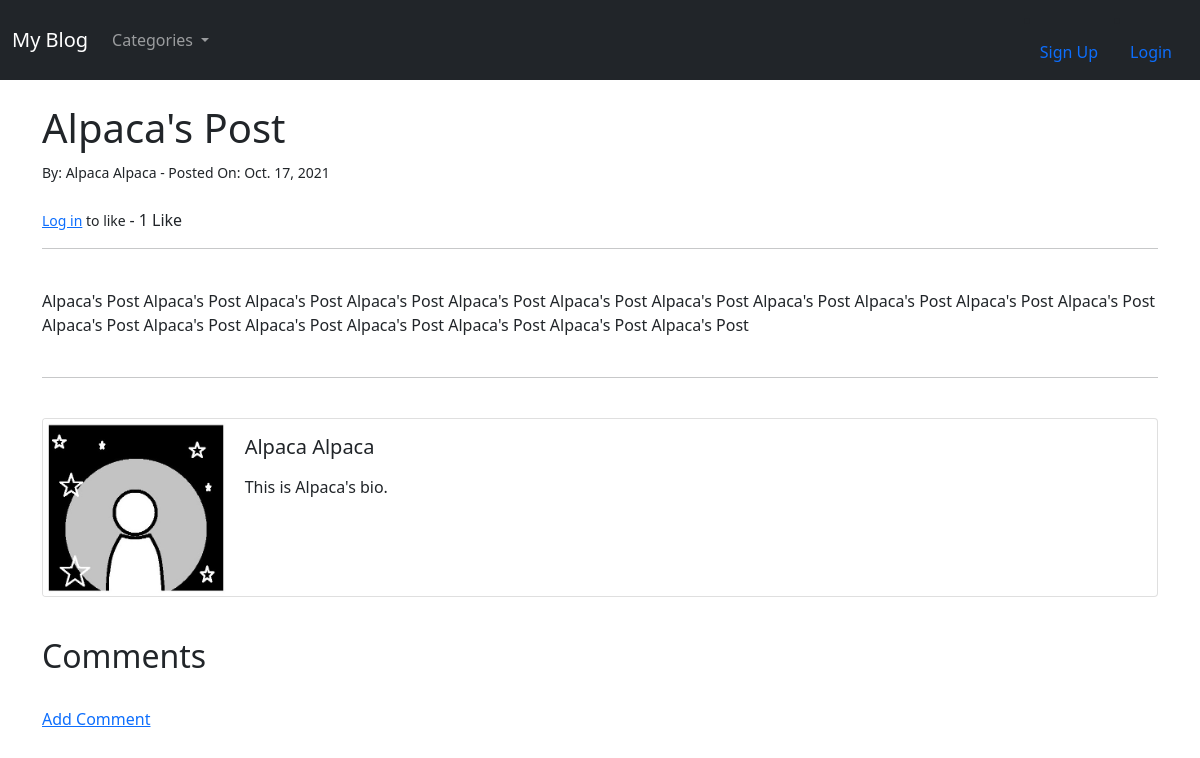
Page /article/9 on the earlier database version.
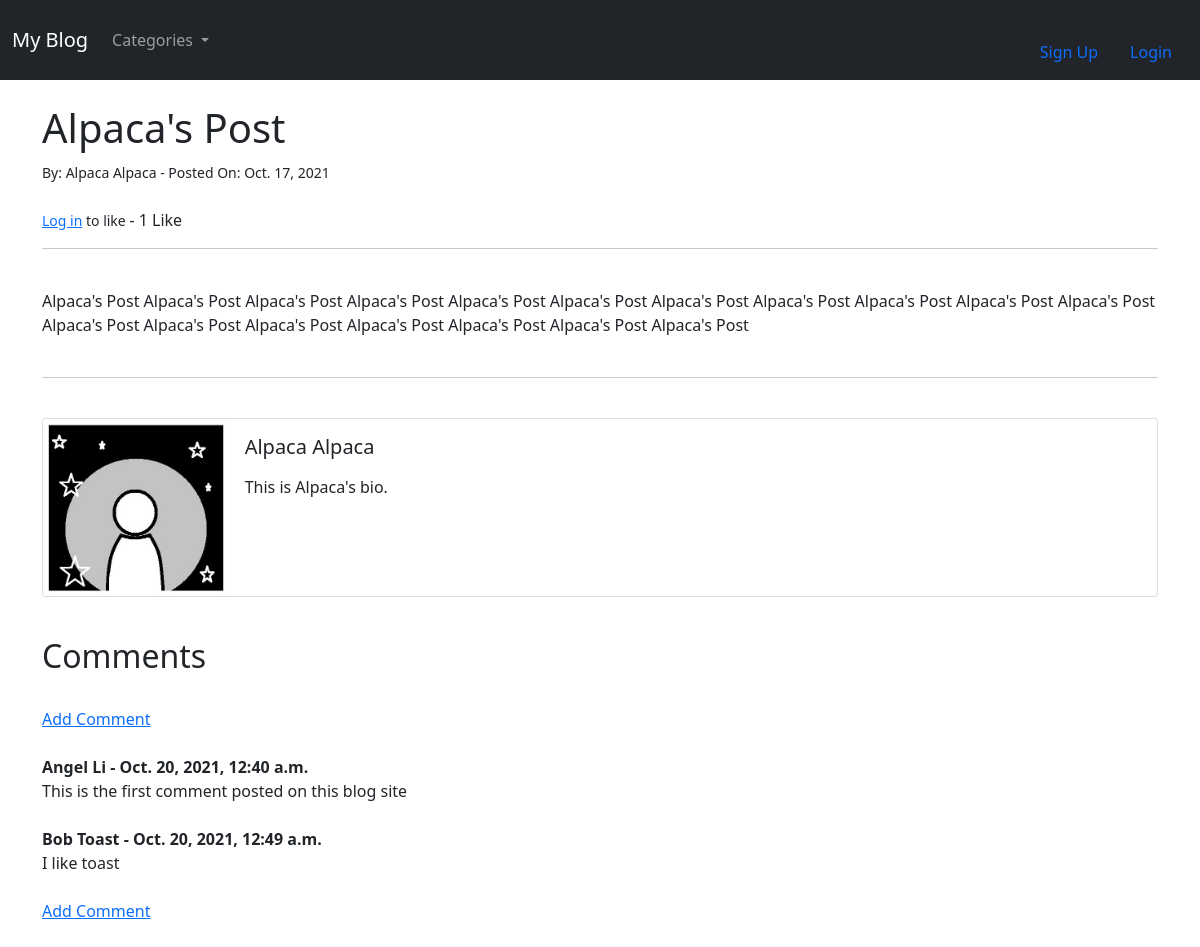
Same page on the later database version.
### myblog/models.py (models this page shows, shortened)
class Post(models.Model):
    title = models.CharField(max_length=255)
    header_image = models.ImageField(null=True, blank=True, upload_to="images/")
    title_tag = models.CharField(max_length=255)
    author = models.ForeignKey(User, on_delete=models.CASCADE)
    body = RichTextField(blank=True, null=True)
    post_date = models.DateField(auto_now_add=True)
    category = models.CharField(max_length=255, default='coding')
    snippet = models.CharField(max_length=255)
    likes = models.ManyToManyField(User, related_name='blog_posts')
    def total_likes(self):
        return self.likes.count()

class Profile(models.Model):
    user = models.OneToOneField(User, null=True, on_delete=models.CASCADE)
    bio = models.TextField()
    profile_pic = models.ImageField(null=True, blank=True,
                                    upload_to="images/profile")
    website_url = models.CharField(max_length=255, null=True, blank=True)
    facebook_url = models.CharField(max_length=255, null=True, blank=True)
    twitter_url = models.CharField(max_length=255, null=True, blank=True)
    instagram_url = models.CharField(max_length=255, null=True, blank=True)
    youtube_url = models.CharField(max_length=255, null=True, blank=True)

class Comment(models.Model):
    post = models.ForeignKey(Post, related_name="comments", on_delete=models.CASCADE)
    name = models.CharField(max_length=255)
    body = models.TextField()
    date_added = models.DateTimeField(auto_now_add=True)

### myblog/views.py (the view)
# urls.py: path('article/<int:pk>', ArticleDetailView.as_view(), name="article-detail"),
class ArticleDetailView(DetailView):
    model = Post
    template_name = 'article_details.html'
    def get_context_data(self, *args, **kwargs):
        cat_menu = Category.objects.all()
        context = super(ArticleDetailView, self).get_context_data(*args, **kwargs)
        context["cat_menu"] = cat_menu
        stuff = get_object_or_404(Post, id=self.kwargs['pk'])
        total_likes = stuff.total_likes()
        context["total_likes"] = total_likes
        liked = False
        if stuff.likes.filter(id=self.request.user.id).exists():
            liked = True
        context["liked"] = liked
        return context

### myblog/models.py (called while the page is built)
    def __str__(self):
        return self.name

### myblog/templates/article_details.html (shortened to what this page needs)
{% extends 'base.html' %}
{% load static %}
{% block content %}
<h1>{{ post.title }}</h1>
<small>
  By: {{ post.author.first_name }} {{ post.author.last_name }} -
  Posted On: {{ post.post_date }}
</small>
<br/><br/>
<form action="{% url 'like_post' post.pk %}" method="POST">
  {% if user.is_authenticated %}
    {% if liked %}
      <button type="submit", name="post_id", value="{{ post.id }}", class="btn btn-secondary btn-sm">
        Unlike
      </button>
    {% else %}
      <button type="submit", name="post_id", value="{{ post.id }}", class="btn btn-primary btn-sm">
        Like
      </button>
    {% endif %}
  {% else %}
    <small>
        <a href="{% url 'login' %}">Log in</a> to like
    </small>
  {% endif %}
    {% if total_likes == 1 %}
       - {{ total_likes }} Like
    {% else %}
    - {{ total_likes }} Likes
    {% endif %}
</form>
<hr><br/>
{{ post.body|safe }}
<br/><br/>
<hr><br/>
<div class="card mb-3">
  <div class="row g-0">
    <div class="col-md-2">
      {% if post.author.profile.profile_pic %}
        <img src="{{ post.author.profile.profile_pic.url }}" class="card-img">
      {% else %}
        <img src="{% static 'myblog/images/default_profile_pic2.jpg' %}" class="card-img" title="Default Profile Picture">
      {% endif %}
    </div>
    <div class="col-md-10">
      <div class="card-body">
        <h5 class="card-title">
          {{ post.author.first_name }}
          {{ post.author.last_name }}
        </h5>
        <p class="card-text">
          {{ post.author.profile.bio }}
        </p>
      </div>
    </div>
  </div>
</div>
<br/>
<h2>
  Comments
</h2>
<br/>
{% if not post.comments.all %}
  <a href="{% url 'add_comment' post.pk %}">
    Add Comment
  </a>
{% else %}
  <a href="{% url 'add_comment' post.pk %}">
    Add Comment
  </a>
  <br/><br/>
  {% for comment in post.comments.all %}
    <strong>
      {{ comment.name }} - {{ comment.date_added }}
    </strong>
    <br/>
    {{ comment.body }}
    <br/><br/>
  {% endfor%}
  <a href="{% url 'add_comment' post.pk %}">
    Add Comment
  </a>
{% endif %}
<br/><br/>
{% endblock %}

### myblog/templates/base.html (shortened to what this page needs)
<!doctype html>
<html lang="en">
<head>
  <link href="https://cdn.jsdelivr.net/npm/bootstrap@5.1.3/dist/css/bootstrap.min.css" rel="stylesheet"
>
</head>
<body>
  <nav class="navbar navbar-expand-lg navbar-dark bg-dark">
    <div class="container-fluid">
      <a class="navbar-brand" href="{% url 'home' %}">
        My Blog
      </a>
      <div class="collapse navbar-collapse" id="navbarSupportedContent">
        <ul class="navbar-nav me-auto mb-2 mb-lg-0">
          {% if cat_menu %}
          <li class="nav-item dropdown">
            <a class="nav-link dropdown-toggle" href="#" id="navbarDropdown" role="button" data-bs-toggle="dropdown" aria-expanded="false">
              Categories
            </a>
          </li>
          {% else %}
          <li class="nav-item">
            <a class="nav-link" href="{% url 'category-list' %}">Categories</a>
          </li>
          {% endif %}
        </ul>
        {% if user.is_authenticated %}
          <ul class="navbar-nav ml-auto">
            <li class="nav-item dropdown">
              <a class="nav-link dropdown-toggle" href="#" id="navbarDropdown" role="button" data-bs-toggle="dropdown" aria-expanded="false">
                Hi {{ user.first_name }}
              </a>
              <div class="dropdown-menu dropdown-menu-end" aria-labelledby="navbarDropdown">
                {% if user.profile.id %}
                  <a class="dropdown-item" href="{% url 'show_profile_page' user.profile.id %}">
                    Profile
                  </a>
                  <a class="dropdown-item" href="{% url 'edit_profile_page' user.profile.id %}">
                    Profile Settings
                  </a>
                {% else %}
                  <a class="dropdown-item" href="{% url 'create_profile_page' %}">
                    Create Profile Page
                  </a>
                {% endif %}
                  <a class="dropdown-item" href="{% url 'edit_profile' %}">
                    Account Settings
                  </a>
                  <a class="dropdown-item" href="{% url 'logout' %}">
                    Logout
                  </a>
              </div>
            </li>
          </ul>
        {% else %}
          <li class="nav-item">
            <a class="nav-link" href="{% url 'register' %}">
              Sign Up
            </a>
          </li>
          <li class="nav-item">
            <a class="nav-link" href="{% url 'login' %}">
              Login
            </a>
          </li>
        {% endif %}
      </div>
    </div>
  </nav>
  <br />
  <div class="container">
    {% block content %}
    {% endblock %}
  </div>
</body>
</html>

Differences in the rows shown:
added Comment: name "Angel Li", date_added "Oct. 20, 2021, 12:40 a.m.", body "This is the first comment posted on this blog site"
added Comment: name "Bob Toast", date_added "Oct. 20, 2021, 12:49 a.m.", body "I like toast"
